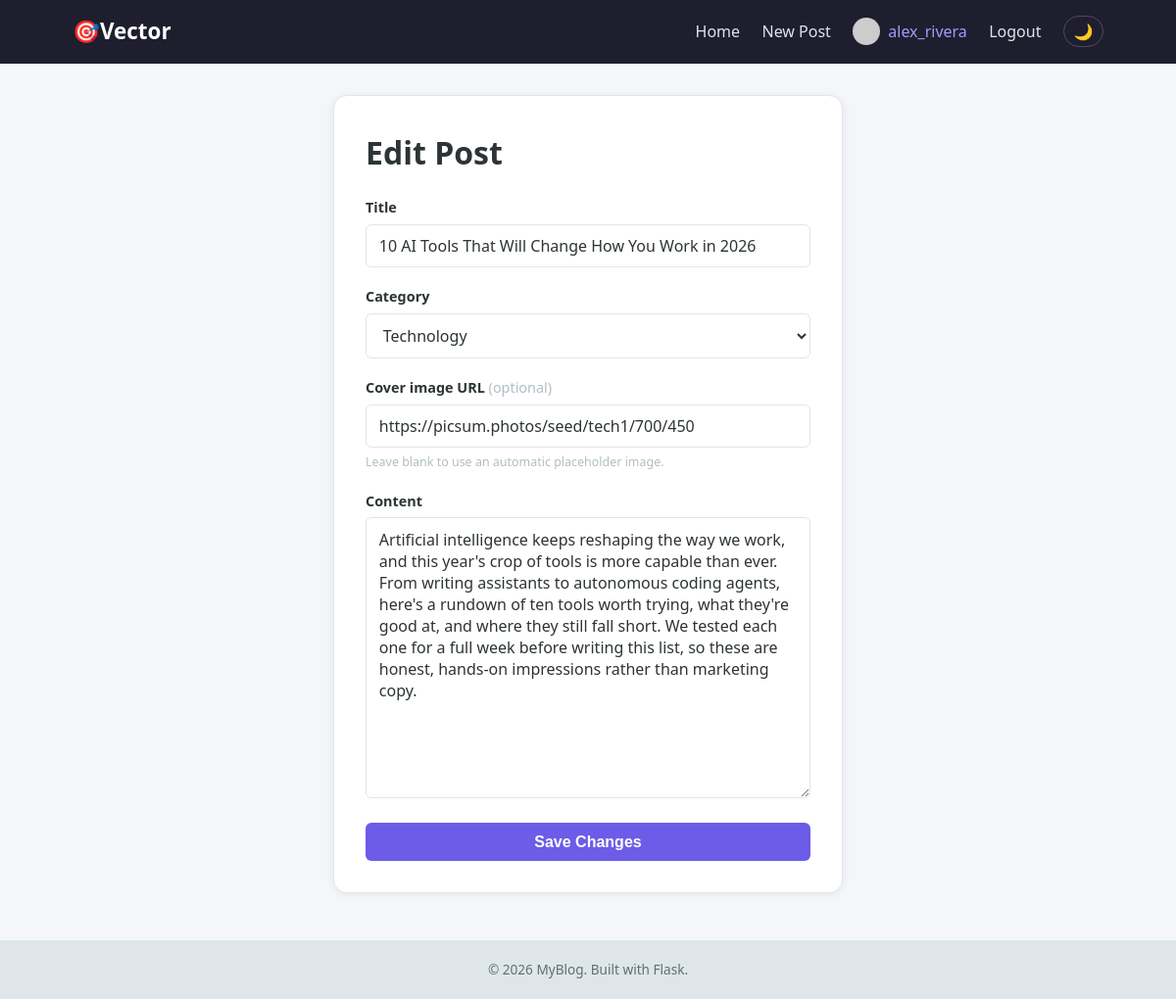
The page /post/1/edit (signed in) on the database its author committed.
### models.py (models this page shows, shortened)
class User(db.Model, UserMixin):
    __tablename__ = 'users'
    id = db.Column(db.Integer, primary_key=True)
    username = db.Column(db.String(80), unique=True, nullable=False)
    email = db.Column(db.String(120), unique=True, nullable=False)
    password_hash = db.Column(db.String(255), nullable=False)
    bio = db.Column(db.Text, default='')
    date_joined = db.Column(db.DateTime, default=datetime.utcnow)
    posts = db.relationship('Post', backref='author', lazy=True,
                             cascade='all, delete-orphan')
    @property
    def avatar_url(self):
        return f"https://ui-avatars.com/api/?name={self.username}&background=6c5ce7&color=fff&size=128&bold=true"

class Post(db.Model):
    __tablename__ = 'posts'
    id = db.Column(db.Integer, primary_key=True)
    title = db.Column(db.String(200), nullable=False)
    content = db.Column(db.Text, nullable=False)
    category = db.Column(db.String(50), default='Lifestyle', nullable=False)
    image_url = db.Column(db.String(400), nullable=True)
    date_posted = db.Column(db.DateTime, default=datetime.utcnow)
    user_id = db.Column(db.Integer, db.ForeignKey('users.id'), nullable=False)

### app.py (the view, shortened to what this page needs)
@app.route('/post/<int:post_id>/edit', methods=['GET', 'POST'])
@login_required
def edit_post(post_id):
    single_post = db.session.get(Post, post_id)
    if single_post is None:
        flash('Post not found.', 'danger')
        return redirect(url_for('index'))
    if single_post.author != current_user:
        flash('You can only edit your own posts.', 'danger')
        return redirect(url_for('index'))
    return render_template('create_post.html', post=single_post, categories=CATEGORIES)

### app.py (called while the page is built)
@login_manager.user_loader
def load_user(user_id):
    return db.session.get(User, int(user_id))

@app.context_processor
def inject_categories():
    return dict(all_categories=CATEGORIES)

### templates/create_post.html (shortened to what this page needs)
{% extends "base.html" %}
{% block content %}
    <div class="form-wrapper">
        <h1 class="page-title">{% if post %}Edit Post{% else %}Write a New Post{% endif %}</h1>
        <form method="POST" class="auth-form">
            <div class="form-group">
                <label for="title">Title</label>
                <input type="text" id="title" name="title" value="{{ post.title if post else '' }}" required autofocus>
            </div>
            <div class="form-group">
                <label for="category">Category</label>
                <select id="category" name="category">
                    {% for cat in categories %}
                        <option value="{{ cat }}" {% if post and post.category == cat %}selected{% endif %}>{{ cat }}</option>
                    {% endfor %}
                </select>
            </div>
            <div class="form-group">
                <label for="image_url">Cover image URL <span class="label-hint">(optional)</span></label>
                <input type="url" id="image_url" name="image_url" placeholder="https://..."
                       value="{{ post.image_url if post and post.image_url else '' }}">
                <p class="field-hint">Leave blank to use an automatic placeholder image.</p>
            </div>
            <div class="form-group">
                <label for="content">Content</label>
                <textarea id="content" name="content" rows="12" required>{{ post.content if post else '' }}</textarea>
            </div>
            <button type="submit" class="btn btn-primary">
                {% if post %}Save Changes{% else %}Publish Post{% endif %}
            </button>
        </form>
    </div>
{% endblock %}

### templates/base.html (shortened to what this page needs)
<!DOCTYPE html>
<html lang="en">
<head>
    <link rel="stylesheet" href="{{ url_for('static', filename='style.css') }}">
</head>
<body>
    <nav class="navbar">
        <div class="nav-container">
            <a href="{{ url_for('index') }}" class="nav-logo">🎯Vector</a>
            <ul class="nav-links">
                <li><a href="{{ url_for('index') }}">Home</a></li>
                {% if current_user.is_authenticated %}
                    <li><a href="{{ url_for('create_post') }}">New Post</a></li>
                    <li>
                        <a href="{{ url_for('profile', username=current_user.username) }}" class="nav-profile">
                            <img src="{{ current_user.avatar_url }}" alt="{{ current_user.username }}" class="nav-avatar">
                            {{ current_user.username }}
                        </a>
                    </li>
                    <li><a href="{{ url_for('logout') }}">Logout</a></li>
                {% else %}
                    <li><a href="{{ url_for('login') }}">Login</a></li>
                    <li><a href="{{ url_for('register') }}" class="nav-cta">Register</a></li>
                {% endif %}
                <li>
                    <button id="theme-toggle" class="theme-toggle-btn" aria-label="Toggle Dark/Light Mode">
                        <span id="theme-toggle-icon">🌙</span>
                    </button>
                </li>
            </ul>
        </div>
    </nav>
    <main class="page">
        <div class="container">
            {% block content %}{% endblock %}
        </div>
    </main>
    <footer class="footer">
        <p>&copy; 2026 MyBlog. Built with Flask.</p>
    </footer>
</body>
</html>

### static/style.css (style rules this page uses)
:root { --bg-body: #f5f6fa; --bg-card: #ffffff; --bg-navbar: #1e1e2f; --bg-footer: #dfe6e9; --text-main: #2d3436; --text-muted: #636e72; --text-hint: #b2bec3; --border-color: #dfe6e9; --primary: #6c5ce7; --primary-hover: #5a4bd6; --primary-light: #a29bfe; --link-color: #6c5ce7; --input-bg: #ffffff; --btn-sec-bg: #dfe6e9; --btn-sec-text: #2d3436; --btn-sec-hover: #b2bec3; --tab-hover: #f0eefd; --shadow: 0 1px 8px rgba(0, 0, 0, 0.07); --shadow-hover: 0 6px 16px rgba(0, 0, 0, 0.12); }
* { margin: 0; padding: 0; box-sizing: border-box; }
body { font-family: 'Segoe UI', Helvetica, Arial, sans-serif; background-color: var(--bg-body); color: var(--text-main); line-height: 1.6; display: flex; flex-direction: column; min-height: 100vh; transition: background-color 0.3s ease, color 0.3s ease; }
a { text-decoration: none; color: var(--link-color); }
img { display: block; max-width: 100%; }
.navbar { background-color: var(--bg-navbar); padding: 0.9rem 0; position: sticky; top: 0; z-index: 10; transition: background-color 0.3s ease; }
.nav-container { max-width: 1100px; margin: 0 auto; display: flex; justify-content: space-between; align-items: center; padding: 0 1.5rem; flex-wrap: wrap; gap: 0.6rem; }
.nav-logo { color: #fff; font-size: 1.4rem; font-weight: 700; }
.nav-links { list-style: none; display: flex; align-items: center; gap: 1.4rem; }
.nav-links a { color: #dfe6e9; font-weight: 500; }
.nav-profile { display: flex; align-items: center; gap: 0.5rem; color: var(--primary-light) !important; font-weight: 600; }
.nav-avatar { width: 28px; height: 28px; border-radius: 50%; object-fit: cover; }
.theme-toggle-btn { background: transparent; border: 1px solid rgba(255, 255, 255, 0.2); color: #dfe6e9; padding: 0.35rem 0.6rem; border-radius: 20px; cursor: pointer; display: flex; align-items: center; justify-content: center; font-size: 1rem; transition: background-color 0.2s ease, border-color 0.2s ease; }
.page { flex: 1; width: 100%; }
.container { max-width: 1100px; margin: 0 auto; padding: 2rem 1.5rem 3rem; width: 100%; }
.page-title { font-size: 2rem; margin-bottom: 1.2rem; color: var(--text-main); }
.footer { text-align: center; padding: 1.2rem; color: var(--text-muted); font-size: 0.85rem; background-color: var(--bg-footer); transition: background-color 0.3s ease, color 0.3s ease; }
.form-wrapper { background: var(--bg-card); max-width: 520px; margin: 0 auto; padding: 2rem; border-radius: 14px; box-shadow: var(--shadow); border: 1px solid var(--border-color); transition: background-color 0.3s ease, border-color 0.3s ease; }
.auth-form .form-group { margin-bottom: 1.1rem; }
.auth-form label { display: block; margin-bottom: 0.35rem; font-weight: 600; font-size: 0.9rem; color: var(--text-main); }
.label-hint { font-weight: 400; color: var(--text-hint); }
.field-hint { font-size: 0.78rem; color: var(--text-hint); margin-top: 0.3rem; }
.auth-form input, .auth-form textarea, .auth-form select { width: 100%; padding: 0.65rem 0.8rem; border: 1px solid var(--border-color); border-radius: 6px; font-size: 1rem; font-family: inherit; background: var(--input-bg); color: var(--text-main); transition: border-color 0.2s ease, background-color 0.3s ease, color 0.3s ease; }
.btn { display: inline-block; padding: 0.65rem 1.4rem; border-radius: 6px; font-size: 1rem; font-weight: 600; border: none; cursor: pointer; text-align: center; }
.btn-primary { background-color: var(--primary); color: #fff; width: 100%; }

### rows shown on the page
User: username "alex_rivera"
Post: title "10 AI Tools That Will Change How You Work in 2026", category "Technology", image_url "https://picsum.photos/seed/tech1/700/450", content "Artificial intelligence keeps reshaping the way we work, and this year's crop of tools is more capable than ever. From writing assistants to autonomous coding agents, here's a rundown of ten tools worth trying, what they're good at, and where they still fall short. We tested each one for a full week before writing this list, so these are honest, hands-on impressions rather than marketing copy."
